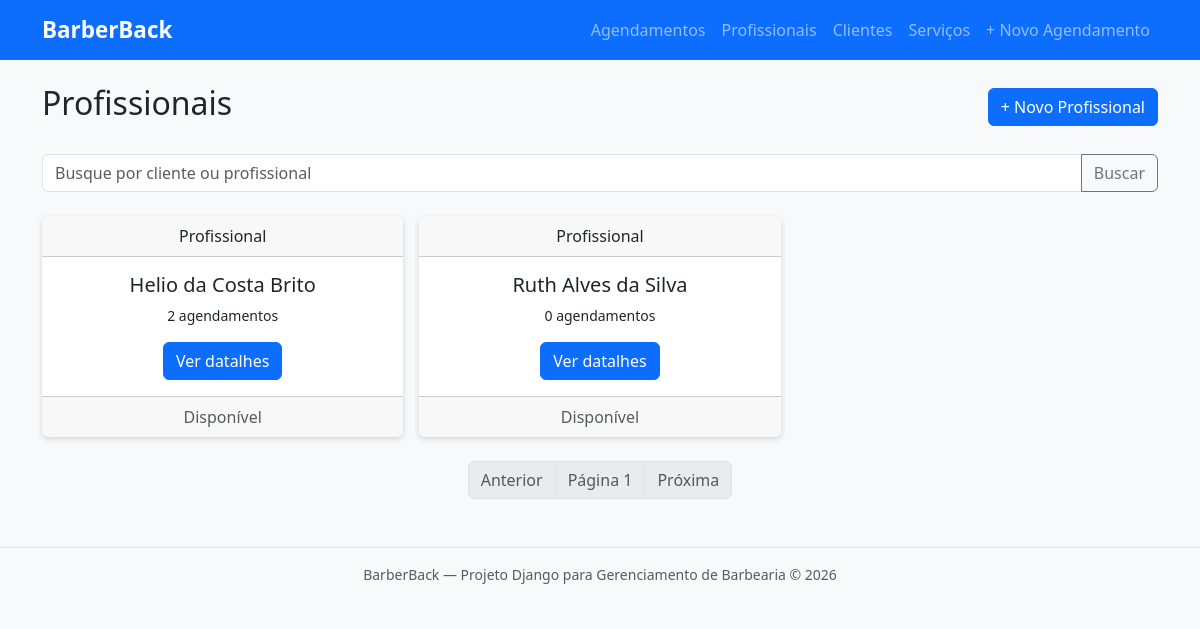
Before: /profissionais/ with the older database file.
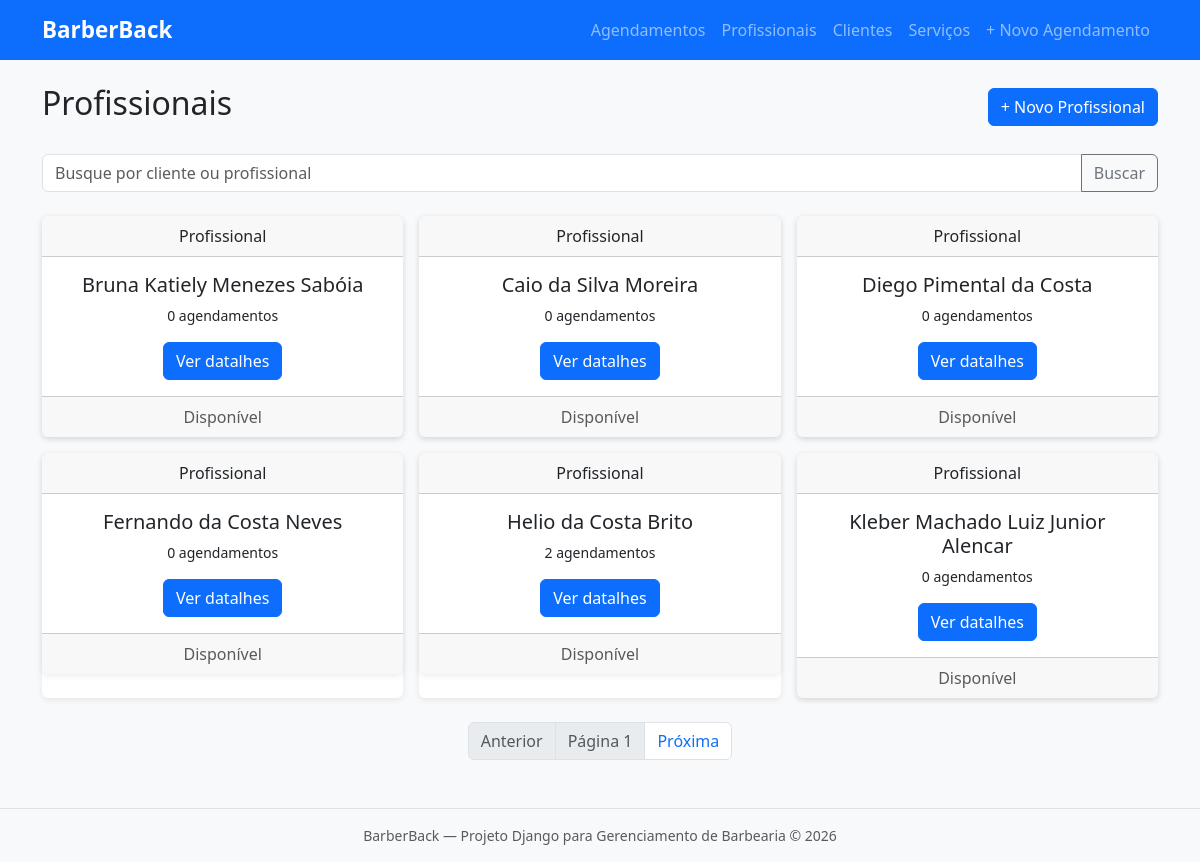
After: the same page with the newer database file.
### barbearia/models.py (models this page shows, shortened)
class Profissional(models.Model):
    nome = models.CharField(
        max_length=200,
        verbose_name='Nome completo'
    )
    cpf = models.CharField(
        max_length=14,
        unique=True,
        verbose_name='CPF'
    )
    telefone = models.CharField(
        max_length=20,
        blank=True,
        verbose_name='Telefone'
    )
    data_cadastro = models.DateTimeField(
        auto_now_add=True,
        verbose_name='Data de cadastro'
    )
    obs = models.TextField(
        blank=True,
        verbose_name='Observações adicionais'
    )
    class Meta:
        verbose_name = 'Profissional'
        verbose_name_plural = 'Profissionais'
        ordering = ['nome']

### barbearia/views.py (the view)
# urls.py: path('profissionais/', views.profissional_lista, name='profissional_lista'),
def profissional_lista(request):
    form = BuscaForm(request.GET)
    profissionais = Profissional.objects.all()
    if form.is_valid():
        q = form.cleaned_data.get('q')
        if q:
            profissionais = profissionais.filter(nome__icontains=q)
    paginator = Paginator(profissionais, 6)
    page_number = request.GET.get('page')
    page_obj = paginator.get_page(page_number)
    context = {
        'page_obj': page_obj,
        'form': form,
    }
    return render(request, 'barbearia/profissional/profissional_lista.html', context)

### barbearia/forms.py
class BuscaForm(forms.Form):
    q = forms.CharField(
        label='Buscar',
        max_length=100,
        required=False,
        widget=forms.TextInput(attrs={
            'class': 'form-control',
            'placeholder': 'Busque por cliente ou profissional',
        }),
    )

### barbearia/templates/barbearia/profissional/profissional_lista.html (shortened to what this page needs)
{% extends "barbearia/base.html" %}
{% block conteudo %}
<div class="d-flex justify-content-between align-items-center mb-4">
    <h1 class="h2">Profissionais</h1>
    <a href="{% url 'profissional_criar' %}" class="btn btn-primary">+ Novo Profissional</a>
</div>
<form method="get" class="mb-4">
    <div class="input-group">
        {{ form.q }}
        <button class="btn btn-outline-secondary" type="submit">Buscar</button>
    </div>
</form>
{% if page_obj %}
<div class="row row-cols-1 row-cols-md-3 mb-4 g-3">
    {% for profissional in page_obj %}
    <div class="col">
        <div class="card h-100">
            <div class="card text-center">
                <div class="card-header">
                    Profissional
                </div>
                <div class="card-body">
                    <h5 class="card-title">
                        <a href="{% url 'profissional_detalhe' profissional.pk %}" class="text-decoration-none text-dark">
                        {{ profissional.nome }}
                        </a>
                    </h5>
                    <p class="card-text small">
                        {{ profissional.agendamentos.count }} agendamento{{ profissional.agendamentos.count|pluralize }}
                    </p>
                    <a href="{% url 'profissional_detalhe' profissional.pk %}" class="btn btn-primary">Ver datalhes</a>
                </div>
                <div class="card-footer text-body-secondary">
                    Disponível
                </div>
            </div>
        </div>
    </div>
    {% endfor %}
</div>
{% else %}
<div class="text-center py-5 text-muted mb-4">
    <p class="fs-1">💈</p>
    <p>Nenhum profissional cadastrado.</p>
    <a href="{% url 'profissional_criar' %}" class="btn btn-primary">Cadastrar primeiro profissional</a>
</div>
{% endif %}
<nav>
    <ul class="pagination justify-content-center">
        {% if page_obj.has_previous %}
        <li class="page-item">
            <a class="page-link" href="?page={{ page_obj.previous_page_number }}">Anterior</a>
        </li>
        {% else %}
        <li class="page-item disabled">
            <span class="page-link" href="#">Anterior</span>
        </li>
        {% endif %}
        <li class="page-item disabled">
            <span class="page-link" href="#">Página {{ page_obj.number }}</span>
        </li>
        {% if page_obj.has_next %}
        <li class="page-item">
            <a class="page-link" href="?page={{ page_obj.next_page_number }}">Próxima</a>
        </li>
        {% else %}
        <li class="page-item disabled">
            <span class="page-link" href="#">Próxima</span>
        </li>
        {% endif %}
    </ul>
</nav>
{% endblock %}

### barbearia/templates/barbearia/base.html (shortened to what this page needs)
<!DOCTYPE html>
<html lang="pt-br">
<head>
    <link href="https://cdn.jsdelivr.net/npm/bootstrap@5.3.0/dist/css/bootstrap.min.css" rel="stylesheet">
</head>
<body>
<nav class="navbar navbar-expand-lg navbar-dark bg-primary mb-4">
    <div class="container">
        <a class="navbar-brand" href="{% url 'agendamento_lista' %}">BarberBack</a>
        <div class="collapse navbar-collapse" id="navMenu">
            <ul class="navbar-nav ms-auto">
                <li class="nav-item">
                    <a class="nav-link" href="{% url 'agendamento_lista' %}">Agendamentos</a>
                </li>
                <li class="nav-item">
                    <a class="nav-link" href="{% url 'profissional_lista' %}">Profissionais</a>
                </li>
                <li class="nav-item">
                    <a class="nav-link" href="{% url 'cliente_lista' %}">Clientes</a>
                </li>
                <li class="nav-item">
                    <a class="nav-link" href="{% url 'servico_lista' %}">Serviços</a>
                </li>
                <li class="nav-item">
                    <a class="nav-link" href="{% url 'agendamento_criar' %}">+ Novo Agendamento</a>
                </li>
            </ul>
        </div>
    </div>
</nav>
<main class="container mb-5">
    {% block conteudo %}{% endblock %}
</main>
<footer class="bg-light border-top py-3 mt-5 text-center text-muted small">
    BarberBack — Projeto Django para Gerenciamento de Barbearia &copy; 2026
</footer>
</body>
</html>

### barbearia/templates/barbearia/base.html (style rules this page uses)
body { background-color: #f8f9fa; }
.navbar-brand { font-weight: bold; font-size: 1.4rem; }
.card { box-shadow: 0 2px 6px rgba(0,0,0,0.08); border: none; }

Changed rows visible on the page:
no longer on this page (row unchanged): Profissional: nome "Ruth Alves da Silva", agendamentos.count "0"
added Profissional: nome "Bruna Katiely Menezes Sabóia", agendamentos.count "0"
added Profissional: nome "Caio da Silva Moreira", agendamentos.count "0"
added Profissional: nome "Diego Pimental da Costa", agendamentos.count "0"
added Profissional: nome "Fernando da Costa Neves", agendamentos.count "0"
added Profissional: nome "Kleber Machado Luiz Junior Alencar", agendamentos.count "0"
